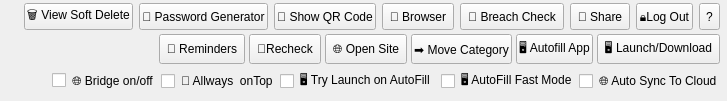
         <widget class="QWidget" name="widget_6" native="true">
          <property name="sizePolicy">
           <sizepolicy hsizetype="Preferred" vsizetype="Preferred">
            <horstretch>0</horstretch>
            <verstretch>0</verstretch>
           </sizepolicy>
          </property>
          <layout class="QHBoxLayout" name="horizontalLayout_3">
           <property name="spacing">
            <number>5</number>
           </property>
           <property name="leftMargin">
            <number>9</number>
           </property>
           <property name="topMargin">
            <number>1</number>
           </property>
           <property name="rightMargin">
            <number>4</number>
           </property>
           <property name="bottomMargin">
            <number>1</number>
           </property>
           <item>
            <widget class="QLabel" name="profilePicLabel1">
             <property name="sizePolicy">
              <sizepolicy hsizetype="Fixed" vsizetype="Fixed">
               <horstretch>0</horstretch>
               <verstretch>0</verstretch>
              </sizepolicy>
             </property>
             <property name="maximumSize">
              <size>
               <width>80</width>
               <height>80</height>
              </size>
             </property>
             <property name="styleSheet">
              <string notr="true">border: none;
border-radius: 40px;</string>
             </property>
             <property name="text">
              <string/>
             </property>
            </widget>
           </item>
           <item>
            <widget class="QWidget" name="widget_4" native="true">
             <property name="sizePolicy">
              <sizepolicy hsizetype="Preferred" vsizetype="Preferred">
               <horstretch>0</horstretch>
               <verstretch>0</verstretch>
              </sizepolicy>
             </property>
             <property name="acceptDrops">
              <bool>false</bool>
             </property>
             <layout class="QVBoxLayout" name="verticalLayout_3">
              <property name="spacing">
               <number>2</number>
              </property>
              <property name="leftMargin">
               <number>1</number>
              </property>
              <property name="topMargin">
               <number>1</number>
              </property>
              <property name="rightMargin">
               <number>1</number>
              </property>
              <property name="bottomMargin">
               <number>1</number>
              </property>
              <item alignment="Qt::AlignRight">
               <widget class="QWidget" name="widget_11" native="true">
                <property name="sizePolicy">
                 <sizepolicy hsizetype="Preferred" vsizetype="Preferred">
                  <horstretch>0</horstretch>
                  <verstretch>0</verstretch>
                 </sizepolicy>
                </property>
                <layout class="QHBoxLayout" name="horizontalLayout_10">
                 <property name="leftMargin">
                  <number>2</number>
                 </property>
                 <property name="topMargin">
                  <number>1</number>
                 </property>
                 <property name="rightMargin">
                  <number>2</number>
                 </property>
                 <property name="bottomMargin">
                  <number>1</number>
                 </property>
                 <item>
                  <widget class="QPushButton" name="softdelete_">
                   <property name="sizePolicy">
                    <sizepolicy hsizetype="Preferred" vsizetype="Preferred">
                     <horstretch>0</horstretch>
                     <verstretch>0</verstretch>
                    </sizepolicy>
                   </property>
                   <property name="minimumSize">
                    <size>
                     <width>0</width>
                     <height>20</height>
                    </size>
                   </property>
                   <property name="styleSheet">
                    <string notr="true">padding:2;</string>
                   </property>
                   <property name="text">
                    <string>🗑 View Soft Delete</string>
                   </property>
                  </widget>
                 </item>
                 <item>
                  <widget class="QPushButton" name="password_generator">
                   <property name="sizePolicy">
                    <sizepolicy hsizetype="Minimum" vsizetype="Minimum">
                     <horstretch>0</horstretch>
                     <verstretch>0</verstretch>
                    </sizepolicy>
                   </property>
                   <property name="minimumSize">
                    <size>
                     <width>0</width>
                     <height>20</height>
                    </size>
                   </property>
                   <property name="styleSheet">
                    <string notr="true">padding:2;</string>
                   </property>
                   <property name="text">
                    <string>🔐 Password Generator</string>
                   </property>
                  </widget>
                 </item>
                 <item>
                  <widget class="QPushButton" name="qrshow_">
                   <property name="sizePolicy">
                    <sizepolicy hsizetype="Preferred" vsizetype="Preferred">
                     <horstretch>0</horstretch>
                     <verstretch>0</verstretch>
                    </sizepolicy>
                   </property>
                   <property name="minimumSize">
                    <size>
                     <width>0</width>
                     <height>20</height>
                    </size>
                   </property>
                   <property name="toolTip">
                    <string>This Uses https://haveibeenpwned.com/ to check your email </string>
                   </property>
                   <property name="styleSheet">
                    <string notr="true">padding:2;</string>
                   </property>
                   <property name="text">
                    <string>🔳 Show QR Code</string>
                   </property>
                  </widget>
                 </item>
                 <item>
                  <widget class="QToolButton" name="bowser_btn">
                   <property name="sizePolicy">
                    <sizepolicy hsizetype="Preferred" vsizetype="Preferred">
                     <horstretch>0</horstretch>
                     <verstretch>0</verstretch>
                    </sizepolicy>
                   </property>
                   <property name="minimumSize">
                    <size>
                     <width>0</width>
                     <height>20</height>
                    </size>
                   </property>
                   <property name="acceptDrops">
                    <bool>false</bool>
                   </property>
                   <property name="styleSheet">
                    <string notr="true">padding:2;</string>
                   </property>
                   <property name="inputMethodHints">
                    <set>Qt::ImhNone</set>
                   </property>
                   <property name="text">
                    <string>🔗 Browser</string>
                   </property>
                   <property name="popupMode">
                    <enum>QToolButton::DelayedPopup</enum>
                   </property>
                   <property name="toolButtonStyle">
                    <enum>Qt::ToolButtonIconOnly</enum>
                   </property>
                   <property name="autoRaise">
                    <bool>false</bool>
                   </property>
                   <property name="arrowType">
                    <enum>Qt::NoArrow</enum>
                   </property>
                  </widget>
                 </item>
                 <item>
                  <widget class="QToolButton" name="breach_check_">
                   <property name="sizePolicy">
                    <sizepolicy hsizetype="Preferred" vsizetype="Preferred">
                     <horstretch>0</horstretch>
                     <verstretch>0</verstretch>
                    </sizepolicy>
                   </property>
                   <property name="minimumSize">
                    <size>
                     <width>0</width>
                     <height>20</height>
                    </size>
                   </property>
                   <property name="acceptDrops">
                    <bool>false</bool>
                   </property>
                   <property name="styleSheet">
                    <string notr="true">padding:2;</string>
                   </property>
                   <property name="inputMethodHints">
                    <set>Qt::ImhNone</set>
                   </property>
                   <property name="text">
                    <string>🔐 Breach Check</string>
                   </property>
                   <property name="popupMode">
                    <enum>QToolButton::DelayedPopup</enum>
                   </property>
                   <property name="toolButtonStyle">
                    <enum>Qt::ToolButtonIconOnly</enum>
                   </property>
                   <property name="autoRaise">
                    <bool>false</bool>
                   </property>
                   <property name="arrowType">
                    <enum>Qt::NoArrow</enum>
                   </property>
                  </widget>
                 </item>
                 <item alignment="Qt::AlignRight">
                  <widget class="QToolButton" name="share_">
                   <property name="sizePolicy">
                    <sizepolicy hsizetype="Preferred" vsizetype="Preferred">
                     <horstretch>0</horstretch>
                     <verstretch>0</verstretch>
                    </sizepolicy>
                   </property>
                   <property name="minimumSize">
                    <size>
                     <width>0</width>
                     <height>20</height>
                    </size>
                   </property>
                   <property name="acceptDrops">
                    <bool>false</bool>
                   </property>
                   <property name="styleSheet">
                    <string notr="true">padding:2;</string>
                   </property>
                   <property name="inputMethodHints">
                    <set>Qt::ImhNone</set>
                   </property>
                   <property name="text">
                    <string>📌 Share</string>
                   </property>
                   <property name="popupMode">
                    <enum>QToolButton::DelayedPopup</enum>
                   </property>
                   <property name="toolButtonStyle">
                    <enum>Qt::ToolButtonIconOnly</enum>
                   </property>
                   <property name="autoRaise">
                    <bool>false</bool>
                   </property>
                   <property name="arrowType">
                    <enum>Qt::NoArrow</enum>
                   </property>
                  </widget>
                 </item>
                 <item alignment="Qt::AlignRight">
                  <widget class="QPushButton" name="logoutButton">
                   <property name="sizePolicy">
                    <sizepolicy hsizetype="Minimum" vsizetype="Minimum">
                     <horstretch>0</horstretch>
                     <verstretch>0</verstretch>
                    </sizepolicy>
                   </property>
                   <property name="minimumSize">
                    <size>
                     <width>0</width>
                     <height>20</height>
                    </size>
                   </property>
                   <property name="styleSheet">
                    <string notr="true">padding:2;</string>
                   </property>
                   <property name="text">
                    <string>🔒Log Out</string>
                   </property>
                  </widget>
                 </item>
                 <item>
                  <widget class="QToolButton" name="bowser_btn_2">
                   <property name="sizePolicy">
                    <sizepolicy hsizetype="Preferred" vsizetype="Preferred">
                     <horstretch>0</horstretch>
                     <verstretch>0</verstretch>
                    </sizepolicy>
                   </property>
                   <property name="acceptDrops">
                    <bool>false</bool>
                   </property>
                   <property name="toolTip">
                    <string>Show a quick tour for this page</string>
                   </property>
                   <property name="inputMethodHints">
                    <set>Qt::ImhNone</set>
                   </property>
                   <property name="text">
                    <string>?</string>
                   </property>
                   <property name="popupMode">
                    <enum>QToolButton::DelayedPopup</enum>
                   </property>
                   <property name="toolButtonStyle">
                    <enum>Qt::ToolButtonIconOnly</enum>
                   </property>
                   <property name="autoRaise">
                    <bool>false</bool>
                   </property>
                   <property name="arrowType">
                    <enum>Qt::NoArrow</enum>
                   </property>
                  </widget>
                 </item>
                </layout>
               </widget>
              </item>
              <item alignment="Qt::AlignRight">
               <widget class="QWidget" name="widget_21" native="true">
                <property name="sizePolicy">
                 <sizepolicy hsizetype="Preferred" vsizetype="Preferred">
                  <horstretch>0</horstretch>
                  <verstretch>0</verstretch>
                 </sizepolicy>
                </property>
                <layout class="QHBoxLayout" name="horizontalLayout_20">
                 <property name="spacing">
                  <number>4</number>
                 </property>
                 <property name="leftMargin">
                  <number>2</number>
                 </property>
                 <property name="topMargin">
                  <number>1</number>
                 </property>
                 <property name="rightMargin">
                  <number>2</number>
                 </property>
                 <property name="bottomMargin">
                  <number>1</number>
                 </property>
                 <item>
                  <widget class="QToolButton" name="reminder_btn">
                   <property name="sizePolicy">
                    <sizepolicy hsizetype="Preferred" vsizetype="Preferred">
                     <horstretch>0</horstretch>
                     <verstretch>0</verstretch>
                    </sizepolicy>
                   </property>
                   <property name="minimumSize">
                    <size>
                     <width>0</width>
                     <height>20</height>
                    </size>
                   </property>
                   <property name="acceptDrops">
                    <bool>false</bool>
                   </property>
                   <property name="styleSheet">
                    <string notr="true">padding:2;</string>
                   </property>
                   <property name="inputMethodHints">
                    <set>Qt::ImhNone</set>
                   </property>
                   <property name="text">
                    <string>🔔 Reminders</string>
                   </property>
                   <property name="popupMode">
                    <enum>QToolButton::DelayedPopup</enum>
                   </property>
                   <property name="toolButtonStyle">
                    <enum>Qt::ToolButtonIconOnly</enum>
                   </property>
                   <property name="autoRaise">
                    <bool>false</bool>
                   </property>
                   <property name="arrowType">
                    <enum>Qt::NoArrow</enum>
                   </property>
                  </widget>
                 </item>
                 <item>
                  <widget class="QToolButton" name="recheck_btn">
                   <property name="sizePolicy">
                    <sizepolicy hsizetype="Preferred" vsizetype="Preferred">
                     <horstretch>0</horstretch>
                     <verstretch>0</verstretch>
                    </sizepolicy>
                   </property>
                   <property name="minimumSize">
                    <size>
                     <width>0</width>
                     <height>20</height>
                    </size>
                   </property>
                   <property name="acceptDrops">
                    <bool>false</bool>
                   </property>
                   <property name="toolTip">
                    <string>Recheck Reminders and Watchtower</string>
                   </property>
                   <property name="styleSheet">
                    <string notr="true">padding:2;</string>
                   </property>
                   <property name="inputMethodHints">
                    <set>Qt::ImhNone</set>
                   </property>
                   <property name="text">
                    <string>🔔Recheck</string>
                   </property>
                   <property name="popupMode">
                    <enum>QToolButton::DelayedPopup</enum>
                   </property>
                   <property name="toolButtonStyle">
                    <enum>Qt::ToolButtonIconOnly</enum>
                   </property>
                   <property name="autoRaise">
                    <bool>false</bool>
                   </property>
                   <property name="arrowType">
                    <enum>Qt::NoArrow</enum>
                   </property>
                  </widget>
                 </item>
                 <item>
                  <widget class="QToolButton" name="openSite">
                   <property name="sizePolicy">
                    <sizepolicy hsizetype="Preferred" vsizetype="Preferred">
                     <horstretch>0</horstretch>
                     <verstretch>0</verstretch>
                    </sizepolicy>
                   </property>
                   <property name="minimumSize">
                    <size>
                     <width>0</width>
                     <height>20</height>
                    </size>
                   </property>
                   <property name="acceptDrops">
                    <bool>false</bool>
                   </property>
                   <property name="styleSheet">
                    <string notr="true">padding:2;</string>
                   </property>
                   <property name="inputMethodHints">
                    <set>Qt::ImhNone</set>
                   </property>
                   <property name="text">
                    <string>🌐 Open Site</string>
                   </property>
                   <property name="popupMode">
                    <enum>QToolButton::DelayedPopup</enum>
                   </property>
                   <property name="toolButtonStyle">
                    <enum>Qt::ToolButtonIconOnly</enum>
                   </property>
                   <property name="autoRaise">
                    <bool>false</bool>
                   </property>
                   <property name="arrowType">
                    <enum>Qt::NoArrow</enum>
                   </property>
                  </widget>
                 </item>
                 <item>
                  <widget class="QPushButton" name="move_category_">
                   <property name="sizePolicy">
                    <sizepolicy hsizetype="Preferred" vsizetype="Preferred">
                     <horstretch>0</horstretch>
                     <verstretch>0</verstretch>
                    </sizepolicy>
                   </property>
                   <property name="minimumSize">
                    <size>
                     <width>0</width>
                     <height>20</height>
                    </size>
                   </property>
                   <property name="toolTip">
                    <string>This Uses https://haveibeenpwned.com/ to check your email </string>
                   </property>
                   <property name="styleSheet">
                    <string notr="true">padding:2;</string>
                   </property>
                   <property name="text">
                    <string>➡ Move Category</string>
                   </property>
                  </widget>
                 </item>
                 <item>
                  <widget class="QPushButton" name="autofill_app">
                   <property name="sizePolicy">
                    <sizepolicy hsizetype="Preferred" vsizetype="Preferred">
                     <horstretch>0</horstretch>
                     <verstretch>0</verstretch>
                    </sizepolicy>
                   </property>
                   <property name="minimumSize">
                    <size>
                     <width>0</width>
                     <height>20</height>
                    </size>
                   </property>
                   <property name="toolTip">
                    <string>    🪄 Auto-Fill App\n
    • Attempts to fill the selected desktop app’s login fields automatically.\n
    • Works with most Windows apps and launchers.\n
    ⚠️ Important:\n
    Keyquorum Vault must run with the same permission level as the target app.\n
    If the target runs as Administrator, run Keyquorum as Administrator too.</string>
                   </property>
                   <property name="styleSheet">
                    <string notr="true">padding:2;</string>
                   </property>
                   <property name="text">
                    <string>🖥️ Autofill App</string>
                   </property>
                  </widget>
                 </item>
                 <item>
                  <widget class="QToolButton" name="launch_download">
                   <property name="sizePolicy">
                    <sizepolicy hsizetype="Preferred" vsizetype="Preferred">
                     <horstretch>0</horstretch>
                     <verstretch>0</verstretch>
                    </sizepolicy>
                   </property>
                   <property name="minimumSize">
                    <size>
                     <width>0</width>
                     <height>20</height>
                    </size>
                   </property>
                   <property name="acceptDrops">
                    <bool>false</bool>
                   </property>
                   <property name="styleSheet">
                    <string notr="true">padding:2;</string>
                   </property>
                   <property name="inputMethodHints">
                    <set>Qt::ImhNone</set>
                   </property>
                   <property name="text">
                    <string>🖥️ Launch/Download</string>
                   </property>
                   <property name="popupMode">
                    <enum>QToolButton::DelayedPopup</enum>
                   </property>
                   <property name="toolButtonStyle">
                    <enum>Qt::ToolButtonIconOnly</enum>
                   </property>
                   <property name="autoRaise">
                    <bool>false</bool>
                   </property>
                   <property name="arrowType">
                    <enum>Qt::NoArrow</enum>
                   </property>
                  </widget>
                 </item>
                </layout>
               </widget>
              </item>
              <item>
               <widget class="QWidget" name="widget_46" native="true">
                <layout class="QHBoxLayout" name="horizontalLayout_39">
                 <property name="spacing">
                  <number>2</number>
                 </property>
                 <property name="leftMargin">
                  <number>2</number>
                 </property>
                 <property name="topMargin">
                  <number>1</number>
                 </property>
                 <property name="rightMargin">
                  <number>2</number>
                 </property>
                 <property name="bottomMargin">
                  <number>1</number>
                 </property>
                 <item>
                  <widget class="QLabel" name="vault_connected_">
                   <property name="text">
                    <string/>
                   </property>
                  </widget>
                 </item>
                 <item>
                  <widget class="QCheckBox" name="bridgeEnableSwitch">
                   <property name="toolTip">
                    <string>🌉 Enable or disable the Keyquorum Bridge.\n
When enabled, Keyquorum opens a secure local connection (127.0.0.1 only)\n
so the browser extension or other trusted apps can auto-fill and save passwords.\n
When off, no background Bridge service is running.</string>
                   </property>
                   <property name="styleSheet">
                    <string notr="true">padding:2;</string>
                   </property>
                   <property name="text">
                    <string>🌐 Bridge on/off</string>
                   </property>
                  </widget>
                 </item>
                 <item>
                  <widget class="QCheckBox" name="ontop_">
                   <property name="sizePolicy">
                    <sizepolicy hsizetype="Preferred" vsizetype="Preferred">
                     <horstretch>0</horstretch>
                     <verstretch>0</verstretch>
                    </sizepolicy>
                   </property>
                   <property name="maximumSize">
                    <size>
                     <width>16777215</width>
                     <height>16777215</height>
                    </size>
                   </property>
                   <property name="toolTip">
                    <string>Keep Keyquorum above other windows</string>
                   </property>
                   <property name="styleSheet">
                    <string notr="true">padding:2;</string>
                   </property>
                   <property name="text">
                    <string>📌 Allways  onTop</string>
                   </property>
                  </widget>
                 </item>
                 <item>
                  <widget class="QCheckBox" name="launchBeforeAutofillCheck">
                   <property name="sizePolicy">
                    <sizepolicy hsizetype="Preferred" vsizetype="Preferred">
                     <horstretch>0</horstretch>
                     <verstretch>0</verstretch>
                    </sizepolicy>
                   </property>
                   <property name="toolTip">
                    <string>🚀 Try to automatically launch the target app or site before filling.\n
When enabled, Keyquorum will attempt to open the matching desktop app 
or website (e.g., Steam, Discord, Battle.net) and then auto-fill your credentials.\n
When off, it only fills into a window you already have open.</string>
                   </property>
                   <property name="styleSheet">
                    <string notr="true">padding:2;</string>
                   </property>
                   <property name="text">
                    <string>🖥️ Try Launch on AutoFill </string>
                   </property>
                  </widget>
                 </item>
                 <item>
                  <widget class="QCheckBox" name="fast_mode">
                   <property name="sizePolicy">
                    <sizepolicy hsizetype="Preferred" vsizetype="Preferred">
                     <horstretch>0</horstretch>
                     <verstretch>0</verstretch>
                    </sizepolicy>
                   </property>
                   <property name="toolTip">
                    <string> ⚡ AutoFill Fast Mode
• Tries to type your credentials instantly using SendKeys when it’s safe.
• Much quicker than the standard UI-Automation scan. 
• Works best when the login window is already in focus.
💡 Tip: If it fails to fill or misses a field, turn this off to use the safer UIA mode instead.</string>
                   </property>
                   <property name="styleSheet">
                    <string notr="true">padding:2;</string>
                   </property>
                   <property name="text">
                    <string>🖥️ AutoFill Fast Mode</string>
                   </property>
                  </widget>
                 </item>
                 <item>
                  <widget class="QCheckBox" name="autosync_">
                   <property name="sizePolicy">
                    <sizepolicy hsizetype="Preferred" vsizetype="Preferred">
                     <horstretch>0</horstretch>
                     <verstretch>0</verstretch>
                    </sizepolicy>
                   </property>
                   <property name="maximumSize">
                    <size>
                     <width>16777215</width>
                     <height>16777215</height>
                    </size>
                   </property>
                   <property name="toolTip">
                    <string>&lt;html&gt;&lt;head/&gt;&lt;body&gt;&lt;p&gt;&lt;span style=&quot; font-weight:600;&quot;&gt;Keep your vault in sync automatically while logged in.&lt;/span&gt;&lt;br/&gt;When enabled, Keyquorum will upload changes to your bound sync location whenever entries are added, edited, or deleted.&lt;br/&gt;For security, this option resets each time you log in — you’ll need to re-enable it for the current session.&lt;/p&gt;&lt;/body&gt;&lt;/html&gt;</string>
                   </property>
                   <property name="styleSheet">
                    <string notr="true">padding:2;</string>
                   </property>
                   <property name="text">
                    <string>🌐 Auto Sync To Cloud</string>
                   </property>
                  </widget>
                 </item>
                </layout>
               </widget>
              </item>
              <item>
               <widget class="QWidget" name="widget_43" native="true">
                <layout class="QHBoxLayout" name="horizontalLayout_38">
                 <property name="leftMargin">
                  <number>2</number>
                 </property>
                 <property name="topMargin">
                  <number>1</number>
                 </property>
                 <property name="rightMargin">
                  <number>2</number>
                 </property>
                 <property name="bottomMargin">
                  <number>1</number>
                 </property>
                </layout>
               </widget>
              </item>
             </layout>
            </widget>
           </item>
          </layout>
         </widget>
